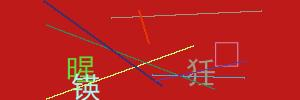
#> input picture Python妙用脚本/CAPTCHA.jpg, 300 x 100 px
$ python '检测马赛克图像.py'
#> lines starting #> are read from the running program, lines starting #| are printed output that depends on the picture
'''
@FileName   :检测马赛克图像.py
@Description:
@Date       :2024/11/20 14:10:38
@Author     :daito
@Website    :Https://github.com/zhd5120153951
@Copyright  :daito
@License    :None
@version    :1.0
@Email      :2462491568@qq.com
'''

from PIL import Image
import numpy as np
import math
import warnings

high_thresh = 200  # 高阈值
low_thresh = 40  # 低阈值
warnings.filterwarnings('ignore')
demo = Image.open('CAPTCHA.jpg')
#> demo is the input picture: PIL image 300x100 RGB; mean R, G, B 185.7, 34.8, 32
im = np.array(demo.convert('L'))  # 灰度变换矩阵
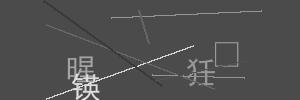
#> im: shape (100, 300); min 41, max 246, mean 79.6
print(f"变换后的图像形状:{im.shape}")
#| 变换后的图像形状:(100, 300)
print(f"变换后的图像数据类型:{im.dtype}")
#| 变换后的图像数据类型:uint8
# 一般size指宽高(width,height);shape指行列(height,width)
height = im.shape[0]
#> height = 100
width = im.shape[1]
#> width = 300
gm = [[0 for i in range(width)]for j in range(height)]  # 梯度强度
gx = [[0 for i in range(width)]for j in range(height)]  # 梯度x
gy = [[0 for i in range(width)]for j in range(height)]  # 梯度y

theta = 0  # 梯度方向角初始化--[0,360]
dirr = [[0 for i in range(width)]for j in range(height)]  # 0,1,2,3四个方向的判定值
highorlow = [[0 for i in range(width)]for j in range(height)]  # 强边缘,弱边缘,忽略判定值
rm = np.array([[0 for i in range(width)]for j in range(height)])  # 输出矩阵
# 高斯平滑滤波
for i in range(1, height-1, 1):
    for j in range(1, width-1, 1):
        rm[i][j] = im[i-1][j-1]*0.0924+im[i-1][j] * \
            0.1192+im[i-1][j+1]*0.0924+im[i][j-1]*0.1192
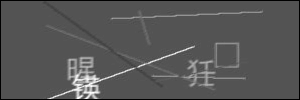
#> rm: shape (100, 300) int64; min 0, max 95, mean 32.2; drawn with min black and max white
